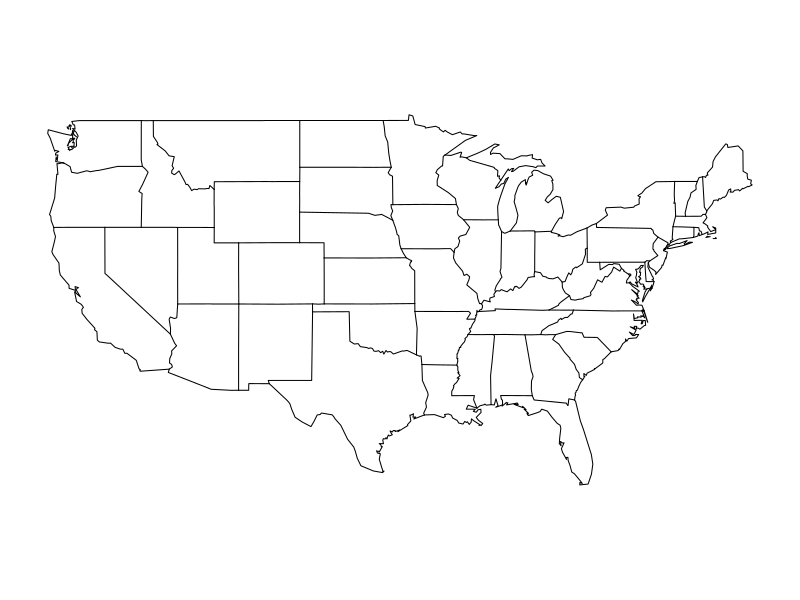

Write the R code that produced this figure. (Note: this script raises an error after producing the figure.)
library(maps)
library(ggplot2)

m <- map('state')

step <- 1/2

plot.data <- data.frame(x=numeric(), y=numeric())
for(y in seq(m$range[3], m$range[4], step)){
  for(x in seq(m$range[1], m$range[2], step)){
    if(!is.na(map.where('state', x, y))){
      plot.data <- rbind(plot.data, data.frame(x,y))
    }
  }
}

ggplot(plot.data, aes(x,y)) +
  geom_point() + 
  theme(axis.line=element_blank(),axis.text.x=element_blank(),
                                          axis.text.y=element_blank(),axis.ticks=element_blank(),
                                          axis.title.x=element_blank(),
                                          axis.title.y=element_blank(),legend.position="none",
                                          panel.background=element_blank(),panel.border=element_blank(),panel.grid.major=element_blank(),
                                          panel.grid.minor=element_blank(),plot.background=element_blank()) +
  coord_map()
